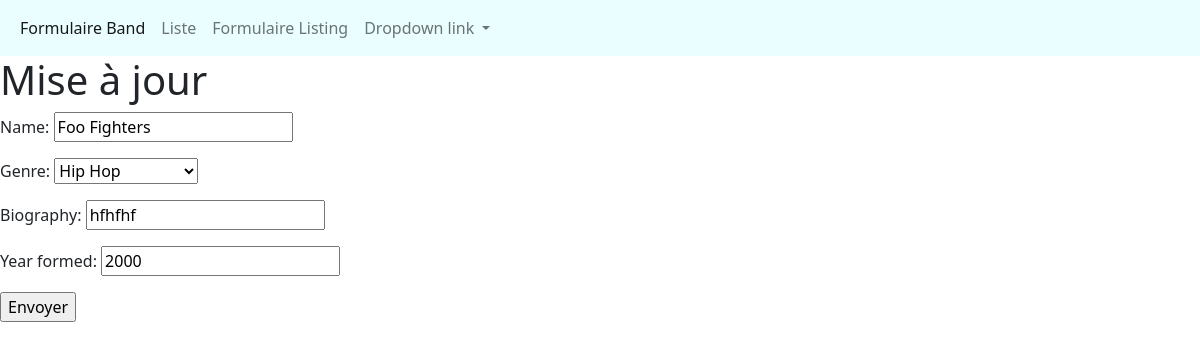
/bands/3/change/, run on the app's committed database.
### listings/models.py (models this page shows, shortened)
class Band(models.Model):
    class Genre(models.TextChoices):
        HIP_HOP ='HH'
        SYHTH_POP ='SP'
        ALTERNATIVE_ROCK ='AR'
    name = models.CharField(max_length=100)
    genre=models.CharField(max_length=100,choices=Genre.choices)
    biography=models.CharField(max_length=255)
    year_formed=models.IntegerField(validators=[MinValueValidator(1900), MaxValueValidator(2022)])
    active=models.BooleanField(default=True)
    official_homepage=models.URLField(null=True,blank=True)

### listings/views.py (the view)
# urls.py: path('bands/<int:id>/change/', views.band_update, name='band-update'),
def band_update(request,id):
    band=Band.objects.get(id=id)
    if request.method == "POST":
        form = BandForm(request.POST,instance=band)
        if form.is_valid():
           form.save()
           return redirect('band-detail',band.id)
    else:
        form = BandForm(instance=band)
    return render (request,'listings/band_update.html',{'form':form})

### listings/forms.py
class BandForm(forms.ModelForm):
    class Meta:
        model =Band
        exclude=('active','official_homepage')

### listings/templates/listings/band_update.html (shortened to what this page needs)
{% extends 'listings/base.html' %}
{% block content %}
<h1>Mise à jour </h1>
<form action="" method="post">
{{ form.as_p }}
 <input type="submit" value="Envoyer">
</form>
{% endblock content %}

### data on the page
Band: name "Foo Fighters", genre "Hip Hop", biography "hfhfhf", year_formed "2000"
